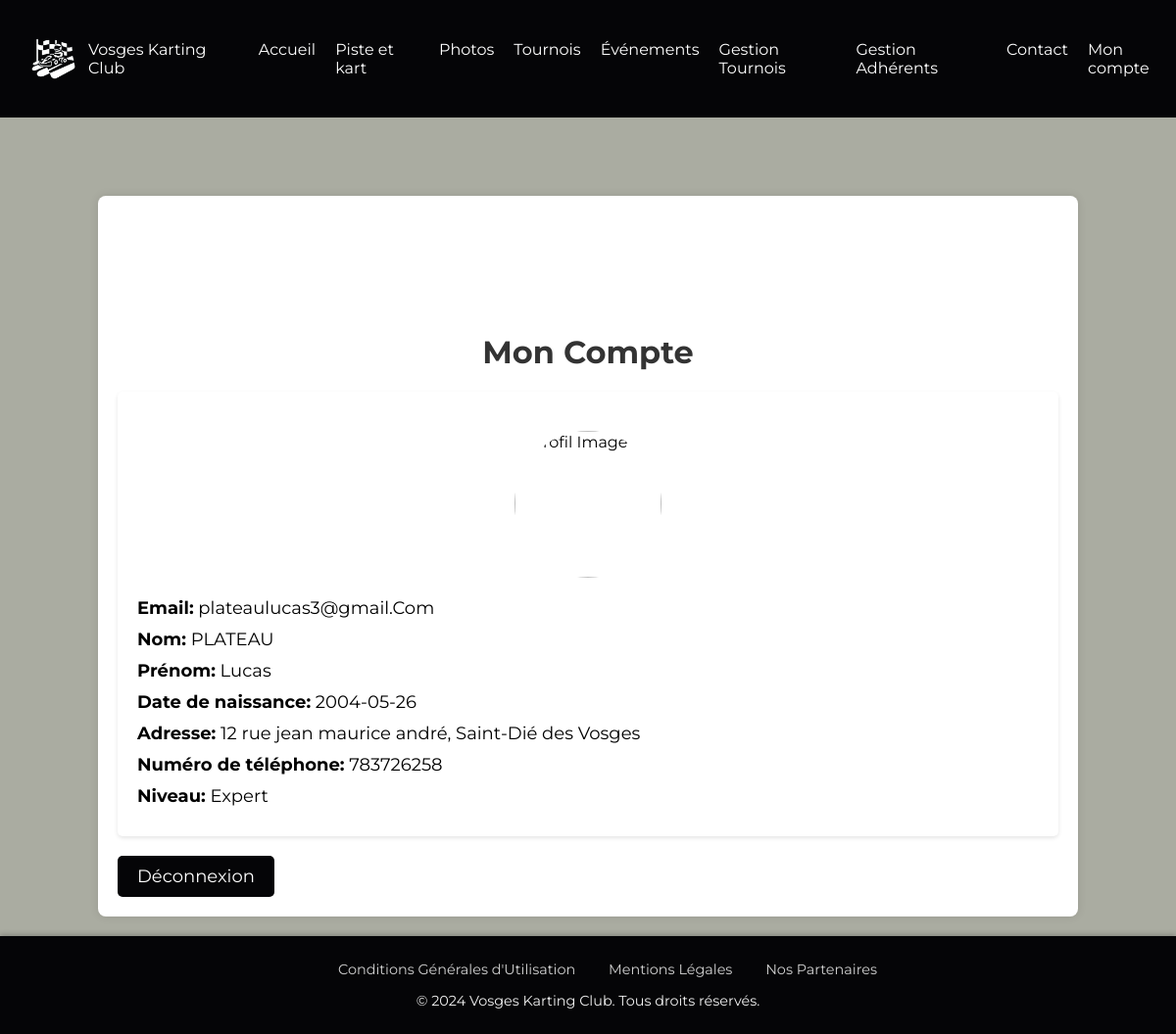
/php/account/mon_compte.php (signed in), run on the app's committed database.
### tables this page shows
CREATE TABLE IF NOT EXISTS `user` (
  `user_id` int NOT NULL AUTO_INCREMENT,
  `name` varchar(255) NOT NULL,
  `firstname` varchar(45) NOT NULL,
  `numtel` int NOT NULL,
  `birthdate` date NOT NULL,
  `adresse` varchar(255) NOT NULL,
  `membre` tinyint DEFAULT NULL,
  `admin` tinyint DEFAULT NULL,
  `competition` tinyint DEFAULT NULL,
  `niveau` varchar(255) NOT NULL,
  `password` varchar(255) NOT NULL,
  `email` varchar(255) NOT NULL,
  `profile_picture` mediumblob,
  `medical_certificate` longblob,
  PRIMARY KEY (`user_id`),
  UNIQUE KEY `email_UNIQUE` (`email`)
);

### php/account/mon_compte.php (the view, shortened to what this page needs)
<?php
require('../header-footer/header.php');
require '../connection/connection.php';
$userId = $_SESSION['user_id'];
if ($stmt = $pdo->prepare("SELECT profile_picture, email, name, firstname, birthdate, adresse, numtel, niveau FROM user WHERE user_id = :userid")) {
    $stmt->bindParam(':userid', $userId, PDO::PARAM_INT);
    $stmt->execute();
    if ($row = $stmt->fetch(PDO::FETCH_ASSOC)) {
        $email = $row['email'];
        $name = $row['name'];
        $firstname = $row['firstname'];
        $birthdate = $row['birthdate'];
        $adresse = $row['adresse'];
        $numtel = $row['numtel'];
        $niveau = $row['niveau'];
    } else {
        echo "Aucune information disponible pour l'utilisateur.";
    }
} else {
    echo "Erreur : " . $pdo->errorInfo();
}
?>
<!DOCTYPE html>
<html>
<head>
</head>
<body>
    <div class="container">
        <h1>Mon Compte</h1>
        <div class="profile-info">
            <img src="../user-management/user_image.php?user_id=<?= $userId; ?>" alt="Profil Image" class="profile-picture" />
            <p><b>Email:</b>
                <?php echo htmlspecialchars($email ?? ''); ?>
            </p>
            <p><b>Nom:</b>
                <?php echo htmlspecialchars($name ?? ''); ?>
            </p>
            <p><b>Prénom:</b>
                <?php echo htmlspecialchars($firstname ?? ''); ?>
            </p>
            <p><b>Date de naissance:</b>
                <?php echo htmlspecialchars($birthdate ?? ''); ?>
            </p>
            <p><b>Adresse:</b>
                <?php echo htmlspecialchars($adresse ?? ''); ?>
            </p>
            <p><b>Numéro de téléphone:</b>
                <?php echo htmlspecialchars($numtel ?? ''); ?>
            </p>
            <p><b>Niveau:</b>
                <?php echo htmlspecialchars($niveau ?? ''); ?>
            </p>
        </div>
        <a href="../login-logout-signup/logout.php" class="logout-button">Déconnexion</a>
    </div>
</body>
</html>
<?php
require('../header-footer/footer.php');
?>

### css/style.css (style rules this page uses)
* { font-family: "Montserrat"; }
body { background-color: #AAACA1; margin: 0; padding: 0; -ms-overflow-style: none; scrollbar-width: none; }
.container { width: 80%; margin: auto; background: #fff; padding: 20px; box-shadow: 0 0 10px rgba(0, 0, 0, 0.1); margin-top: 200px; margin-bottom: 20px; border-radius: 8px; }
.profile-info { background: #fff; padding: 20px; border-radius: 5px; box-shadow: 0 2px 4px rgba(0, 0, 0, 0.1); margin-bottom: 20px; }
.profile-picture { width: 150px; height: 150px; border-radius: 50%; margin: 20px auto; display: block; }
.profile-info p { font-size: 18px; margin: 10px 0; }
.logout-button { background-color: #050507; color: #fff; padding: 10px 20px; border-radius: 5px; text-decoration: none; font-size: 18px; display: inline-block; transition: background-color 0.3s; }
* { scrollbar-width: thin; scrollbar-color: #888 #f1f1f1; }
h1 { color: #333; text-align: center; margin-top: 120px; }

### data on the page
user: email "plateaulucas3@gmail.Com", name "PLATEAU", firstname "Lucas", birthdate "2004-05-26", adresse "12 rue jean maurice andré, Saint-Dié des Vosges", numtel "783726258", niveau "Expert"
